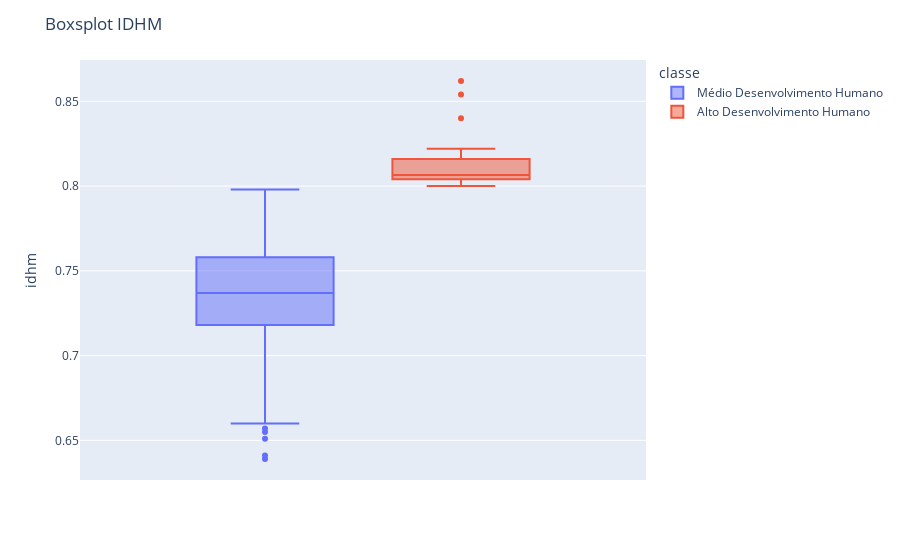
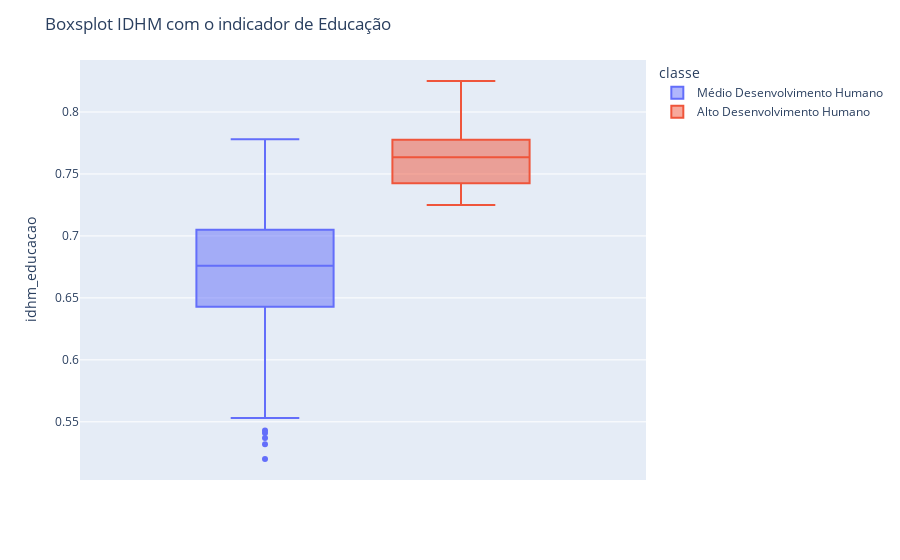
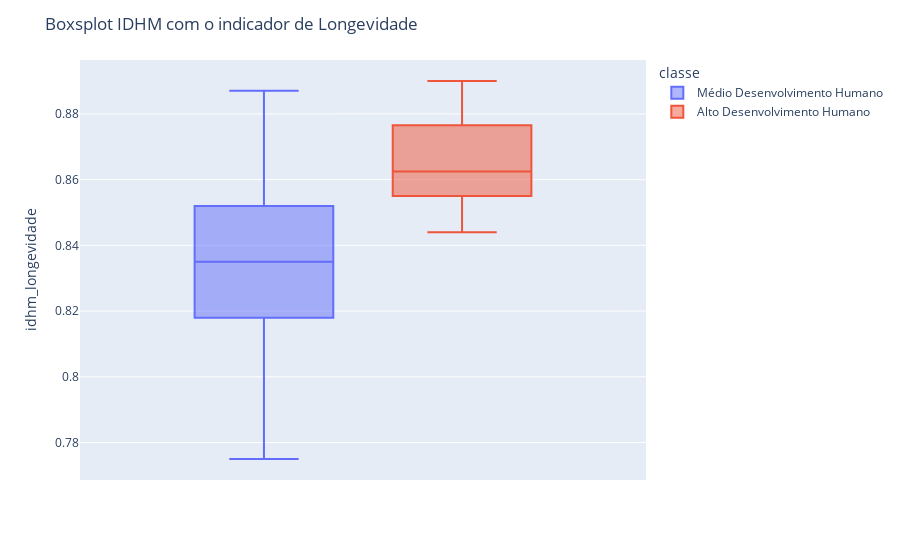
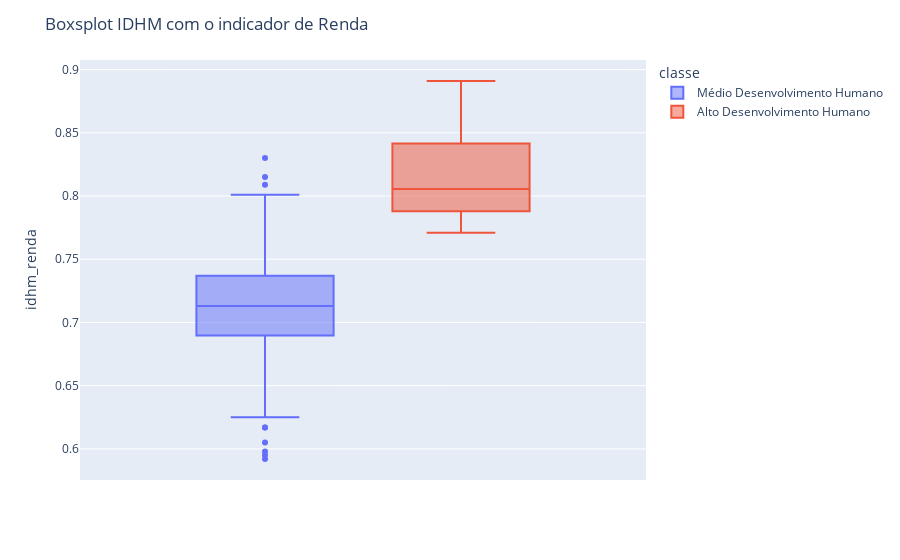

The code cell stored with these charts, in order, in its notebook:
### Markdown cell above
Análise por Municípios de SP

### Code cell
plt.figure(figsize=(24,60))

fig1 = px.box(df_idhm_esp, y='idhm', color = 'classe')
fig1.update_layout(title_text="Boxsplot IDHM")
fig2 = px.box(df_idhm_esp, y='idhm_educacao', color = 'classe')
fig2.update_layout(title_text="Boxsplot IDHM com o indicador de Educação")
fig3 = px.box(df_idhm_esp, y='idhm_longevidade', color = 'classe')
fig3.update_layout(title_text="Boxsplot IDHM com o indicador de Longevidade")
fig4 = px.box(df_idhm_esp, y='idhm_renda', color = 'classe')
fig4.update_layout(title_text="Boxsplot IDHM com o indicador de Renda")

fig1.show()
fig2.show()
fig3.show()
fig4.show()

### Figure 1 — Plotly figure (JSON) as saved in the notebook; plotly's stock layout.template omitted (floating-point values rounded to 4 significant figures; data arrays with more than 128 entries replaced by an {"elided": "..."} marker saying what was removed)
{"data": [{"alignmentgroup": "True", "hovertemplate": "classe=Médio Desenvolvimento Humano<br>idhm=%{y}<extra></extra>", "legendgroup": "Médio Desenvolvimento Humano", "marker": {"color": "#636efa"}, "name": "Médio Desenvolvimento Humano", "notched": false, "offsetgroup": "Médio Desenvolvimento Humano", "orientation": "v", "showlegend": true, "type": "box", "x0": " ", "xaxis": "x", "y": {"elided": "621 float values"}, "y0": " ", "yaxis": "y"}, {"alignmentgroup": "True", "hovertemplate": "classe=Alto Desenvolvimento Humano<br>idhm=%{y}<extra></extra>", "legendgroup": "Alto Desenvolvimento Humano", "marker": {"color": "#EF553B"}, "name": "Alto Desenvolvimento Humano", "notched": false, "offsetgroup": "Alto Desenvolvimento Humano", "orientation": "v", "showlegend": true, "type": "box", "x0": " ", "xaxis": "x", "y": [0.854, 0.811, 0.815, 0.805, 0.801, 0.8, 0.805, 0.812, 0.822, 0.801, 0.806, 0.8, 0.803, 0.814, 0.815, 0.84, 0.805, 0.862, 0.805, 0.807, 0.805, 0.8, 0.819, 0.817], "y0": " ", "yaxis": "y"}], "layout": {"boxmode": "group", "legend": {"title": {"text": "classe"}, "tracegroupgap": 0}, "margin": {"t": 60}, "title": {"text": "Boxsplot IDHM"}, "xaxis": {"anchor": "y", "domain": [0, 1]}, "yaxis": {"anchor": "x", "domain": [0, 1], "title": {"text": "idhm"}}}}

### Figure 2 — Plotly figure (JSON) as saved in the notebook; plotly's stock layout.template omitted (floating-point values rounded to 4 significant figures; data arrays with more than 128 entries replaced by an {"elided": "..."} marker saying what was removed)
{"data": [{"alignmentgroup": "True", "hovertemplate": "classe=Médio Desenvolvimento Humano<br>idhm_educacao=%{y}<extra></extra>", "legendgroup": "Médio Desenvolvimento Humano", "marker": {"color": "#636efa"}, "name": "Médio Desenvolvimento Humano", "notched": false, "offsetgroup": "Médio Desenvolvimento Humano", "orientation": "v", "showlegend": true, "type": "box", "x0": " ", "xaxis": "x", "y": {"elided": "621 float values"}, "y0": " ", "yaxis": "y"}, {"alignmentgroup": "True", "hovertemplate": "classe=Alto Desenvolvimento Humano<br>idhm_educacao=%{y}<extra></extra>", "legendgroup": "Alto Desenvolvimento Humano", "marker": {"color": "#EF553B"}, "name": "Alto Desenvolvimento Humano", "notched": false, "offsetgroup": "Alto Desenvolvimento Humano", "orientation": "v", "showlegend": true, "type": "box", "x0": " ", "xaxis": "x", "y": [0.825, 0.76, 0.782, 0.781, 0.752, 0.746, 0.731, 0.782, 0.768, 0.736, 0.774, 0.739, 0.766, 0.725, 0.769, 0.807, 0.752, 0.811, 0.766, 0.764, 0.725, 0.746, 0.763, 0.739], "y0": " ", "yaxis": "y"}], "layout": {"boxmode": "group", "legend": {"title": {"text": "classe"}, "tracegroupgap": 0}, "margin": {"t": 60}, "title": {"text": "Boxsplot IDHM com o indicador de Educação"}, "xaxis": {"anchor": "y", "domain": [0, 1]}, "yaxis": {"anchor": "x", "domain": [0, 1], "title": {"text": "idhm_educacao"}}}}

### Figure 3 — Plotly figure (JSON) as saved in the notebook; plotly's stock layout.template omitted (floating-point values rounded to 4 significant figures; data arrays with more than 128 entries replaced by an {"elided": "..."} marker saying what was removed)
{"data": [{"alignmentgroup": "True", "hovertemplate": "classe=Médio Desenvolvimento Humano<br>idhm_longevidade=%{y}<extra></extra>", "legendgroup": "Médio Desenvolvimento Humano", "marker": {"color": "#636efa"}, "name": "Médio Desenvolvimento Humano", "notched": false, "offsetgroup": "Médio Desenvolvimento Humano", "orientation": "v", "showlegend": true, "type": "box", "x0": " ", "xaxis": "x", "y": {"elided": "621 float values"}, "y0": " ", "yaxis": "y"}, {"alignmentgroup": "True", "hovertemplate": "classe=Alto Desenvolvimento Humano<br>idhm_longevidade=%{y}<extra></extra>", "legendgroup": "Alto Desenvolvimento Humano", "marker": {"color": "#EF553B"}, "name": "Alto Desenvolvimento Humano", "notched": false, "offsetgroup": "Alto Desenvolvimento Humano", "orientation": "v", "showlegend": true, "type": "box", "x0": " ", "xaxis": "x", "y": [0.89, 0.876, 0.877, 0.865, 0.854, 0.869, 0.86, 0.871, 0.866, 0.884, 0.858, 0.844, 0.862, 0.849, 0.861, 0.852, 0.861, 0.887, 0.863, 0.855, 0.855, 0.883, 0.85, 0.878], "y0": " ", "yaxis": "y"}], "layout": {"boxmode": "group", "legend": {"title": {"text": "classe"}, "tracegroupgap": 0}, "margin": {"t": 60}, "title": {"text": "Boxsplot IDHM com o indicador de Longevidade"}, "xaxis": {"anchor": "y", "domain": [0, 1]}, "yaxis": {"anchor": "x", "domain": [0, 1], "title": {"text": "idhm_longevidade"}}}}

### Figure 4 — Plotly figure (JSON) as saved in the notebook; plotly's stock layout.template omitted (floating-point values rounded to 4 significant figures; data arrays with more than 128 entries replaced by an {"elided": "..."} marker saying what was removed)
{"data": [{"alignmentgroup": "True", "hovertemplate": "classe=Médio Desenvolvimento Humano<br>idhm_renda=%{y}<extra></extra>", "legendgroup": "Médio Desenvolvimento Humano", "marker": {"color": "#636efa"}, "name": "Médio Desenvolvimento Humano", "notched": false, "offsetgroup": "Médio Desenvolvimento Humano", "orientation": "v", "showlegend": true, "type": "box", "x0": " ", "xaxis": "x", "y": {"elided": "621 float values"}, "y0": " ", "yaxis": "y"}, {"alignmentgroup": "True", "hovertemplate": "classe=Alto Desenvolvimento Humano<br>idhm_renda=%{y}<extra></extra>", "legendgroup": "Alto Desenvolvimento Humano", "marker": {"color": "#EF553B"}, "name": "Alto Desenvolvimento Humano", "notched": false, "offsetgroup": "Alto Desenvolvimento Humano", "orientation": "v", "showlegend": true, "type": "box", "x0": " ", "xaxis": "x", "y": [0.849, 0.8, 0.788, 0.771, 0.8, 0.79, 0.829, 0.786, 0.834, 0.789, 0.788, 0.82, 0.784, 0.876, 0.819, 0.861, 0.807, 0.891, 0.788, 0.804, 0.843, 0.778, 0.848, 0.84], "y0": " ", "yaxis": "y"}], "layout": {"boxmode": "group", "legend": {"title": {"text": "classe"}, "tracegroupgap": 0}, "margin": {"t": 60}, "title": {"text": "Boxsplot IDHM com o indicador de Renda"}, "xaxis": {"anchor": "y", "domain": [0, 1]}, "yaxis": {"anchor": "x", "domain": [0, 1], "title": {"text": "idhm_renda"}}}}
